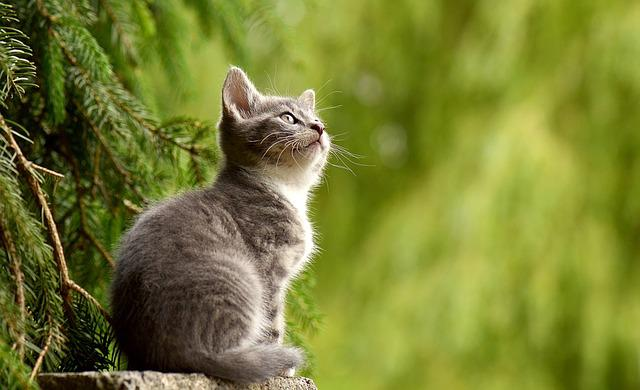
#> input picture 06_CV_영상처리실습자료/cv_images/img.jpg, 640 x 390 px, found by its file name
$ jupyter execute '31_크기조정.ipynb'   (text cells are left out)
#> lines starting #> are read from the running program, lines starting #| are printed output that depends on the picture; pictures that were not available may be replaced by others from this repository, and a replacement may not be noted
[cell 1]
import cv2

file_name = '../cv_images/img.jpg'
img = cv2.imread(file_name)
#> img is the input picture: shape (390, 640, 3); mean B, G, R 50.4, 126.1, 119.4
dst = cv2.resize(img, (400, 500))   # 코드 입력    # 크기 변경하기-width, height 고정 크기 : (400, 500)
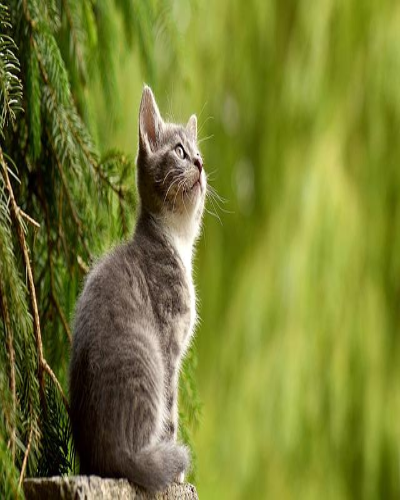
#> dst: shape (500, 400, 3); mean B, G, R 50.3, 125.9, 119.3

cv2.imshow('img', img)
cv2.imshow('dst', dst)

cv2.waitKey(0)
cv2.destroyAllWindows()

[cell 2]
import cv2

file_name = '../cv_images/img.jpg'
img = cv2.imread(file_name)
#dst = cv2.resize(img, None, fx=0.5, fy=0.5)   # 코드 입력  # 크기 변경하기 : x, y비율 정의(0.5배로 축소)
dst = cv2.resize(img, None, fx=2, fy = 2)  # x, y비율 정의(2배로 축소)
#> dst: shape (780, 1280, 3)

cv2.imshow('img', img)
cv2.imshow('dst', dst)

cv2.waitKey(0)
cv2.destroyAllWindows()

[cell 3]
import cv2

img = cv2.imread('../cv_images/img.jpg')
dst = cv2.resize(img, None, fx=0.5, fy = 0.5 , interpolation = cv2.INTER_AREA )  # x, y비율 정의(0.5배로 축소)
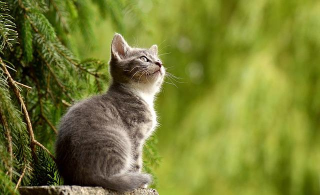
#> dst: shape (195, 320, 3); mean B, G, R 50.5, 126.2, 119.5

cv2.imshow('img', img)
cv2.imshow('dst', dst)

cv2.waitKey(0)
cv2.destroyAllWindows()

[cell 4]
import cv2

img = cv2.imread('../cv_images/img.jpg')
dst = cv2.resize(img, None, fx=1.5, fy=1.5, interpolation = cv2.INTER_CUBIC)  # ... 코드 입력  # x, y비율 정의(1.5배로 확대)
#> dst: shape (585, 960, 3)


cv2.imshow('img', img)
cv2.imshow('dst', dst)

cv2.waitKey(0)
cv2.destroyAllWindows()

[cell 5]
import cv2

video_file = '../cv_images/video.mp4'
cap = cv2.VideoCapture(video_file)

while cap.isOpened():

    ret, frame = cap.read()
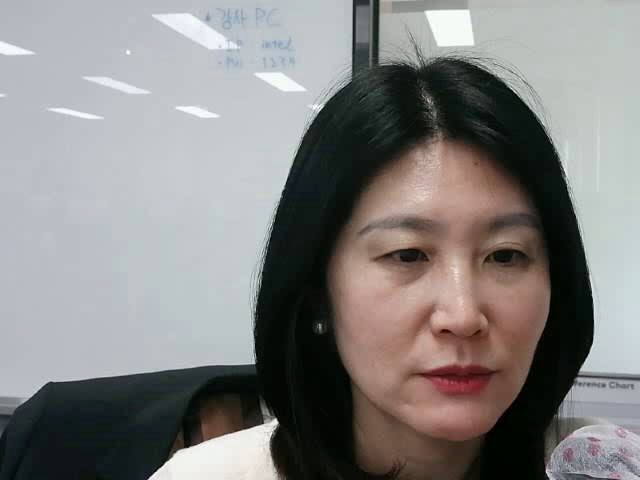
#> input picture frame 12 of 06_CV_ImageProcessing-완성코드/01_기본입출력/record.avi, 640 x 480 px, given in place of video.mp4, which was not available
#> frame is the input picture: shape (480, 640, 3); mean B, G, R 129.3, 130.9, 132.3

    if not ret:
        break

    frame_resize = cv2.resize(frame, (400, 500))
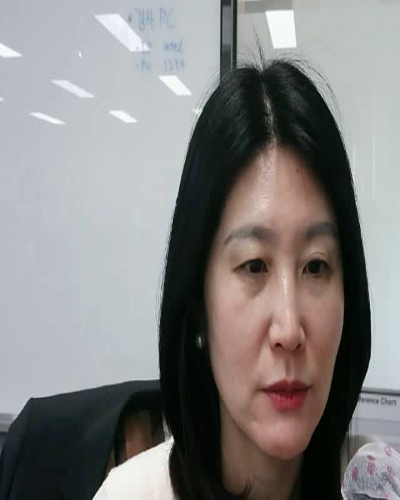
#> frame_resize: shape (500, 400, 3); mean B, G, R 129.2, 130.8, 132.2
    cv2.imshow('video', frame_resize)

    if cv2.waitKey(1) == ord('q'):
#> (key q is pressed here)
        break

cap.release()
cv2.destroyAllWindows()

[cell 6]
import cv2

video_file = '../cv_images/video.mp4'
cap = cv2.VideoCapture(video_file)

while cap.isOpened():

    ret, frame = cap.read()

    if not ret:
        break

    frame_resize = cv2.resize(frame, None, fx=0.5, fy=0.5, interpolation=cv2.INTER_CUBIC )
#> frame_resize: shape (240, 320, 3)
    cv2.imshow('video', frame_resize)

    if cv2.waitKey(1) == ord('q'):
#> (key q is pressed here)
        break

cap.release()
cv2.destroyAllWindows()
